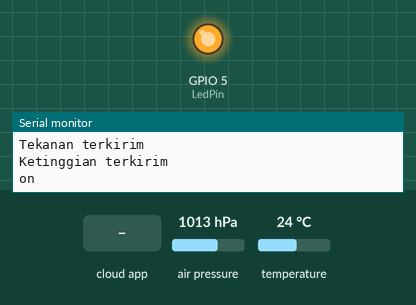
The sketch below on a simulated ESP32. On the bench: output pins drawn as LEDs (lit = HIGH), the last lines printed to the serial monitor. The inputs (shaded band) are chosen by the test bench; at power-on: air pressure 1013 hPa, temperature 24 °C. WiFi joins after 1.5 s; servers stay silent unless stated; the Firebase database answers and starts empty.

Above: at 2.7 s.
2.8 s: the phone or cloud app sets LedStatus to 1
At 4.5 s:
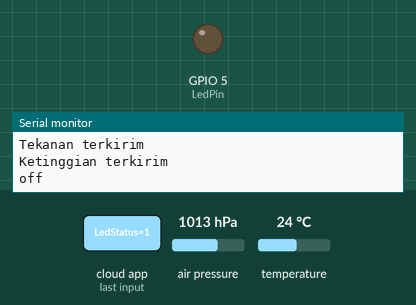
6.4 s: the phone or cloud app sets LedStatus to 0
At 7.5 s:
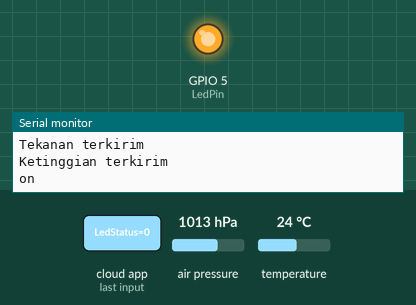
Timing chart, 0 to 9.4 s (numbered marks = the images above; inputs shaded):
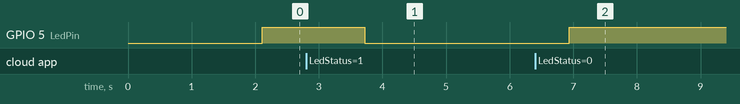

The sketch:

firebase.ino
```cpp
// Load Wi-Fi library
#include <WiFi.h>
#include <Wire.h>
#include <Adafruit_BMP280.h>
#include <Adafruit_Sensor.h>
#include <FirebaseESP32.h>

#define SEALEVELPRESSURE_HPA (1013.25)
#define FIREBASE_HOST "https://esp32-webserver-bab81-default-rtdb.asia-southeast1.firebasedatabase.app/"
#define FIREBASE_AUTH "4dd8P9OJCYPsSyJApCshsqOxEjff0XgwDt82rwDT"
#define WIFI_SSID "PCHR Reborn"
#define WIFI_PASSWORD "gaming123"
#define BMP_SCK 13
#define BMP_MISO 12
#define BMP_MOSI 11
#define BMP_CS 10
#define LedPin 5

Adafruit_BMP280 bmp; // I2C
//Adafruit_BMP280 bmp(BMP_CS); // hardware SPI
//Adafruit_BMP280 bmp(BMP_CS, BMP_MOSI, BMP_MISO, BMP_SCK); // software SPI

// Set web server port number to 80
WiFiServer server(80);

// Variable switch
String LedStatus;

// Firebase data
FirebaseData firebaseData; //initate Firebase data

void setup(){
// Connect to Wi-Fi network with SSID and password
Serial.begin(115200);
pinMode(5, OUTPUT);
Serial.println(F("BMP280 test"));

if (!bmp.begin(0x76)) {
Serial.println("Could not find a valid BMP280 sensor, check wiring!");
while (1);
}

WiFi.begin(WIFI_SSID, WIFI_PASSWORD);
while (WiFi.status() != WL_CONNECTED) {
  delay(500);
  Serial.print(".");
}
// Print local IP address and start web server
Serial.println("");
Serial.println("WiFi connected.");
Serial.println("IP address: ");
Serial.println(WiFi.localIP());
Serial.println();

Firebase.begin(FIREBASE_HOST, FIREBASE_AUTH);
Firebase.reconnectWiFi(true);
Firebase.setMaxRetry(firebaseData, 3); //optional
Firebase.setMaxErrorQueue(firebaseData, 30); //optional
}

void loop(){
  // Menampilkan suhu dan kelembaban pada serial monitor
  Serial.print("Temperature: ");
  Serial.print(bmp.readTemperature());
  Serial.println(" *C");
  Serial.print("Pressure: ");
  Serial.print(bmp.readPressure());
  Serial.println(" kPa");
  Serial.print("Altitude: ");
  Serial.print(bmp.readAltitude());
  Serial.println(" m");
  Serial.println();

  // Memberikan status suhu dan kelembaban kepada firebase
  if (Firebase.setFloat(firebaseData, "/Temperature", bmp.readTemperature())){
      Serial.println("Suhu terkirim");
    } else{
      Serial.println("Suhu tidak terkirim");
      Serial.println("Karena: " + firebaseData.errorReason());
    }

  if (Firebase.setFloat(firebaseData, "/Pressure", bmp.readPressure())){
      Serial.println("Tekanan terkirim");
      Serial.println();
    } else{
      Serial.println("Tekanan tidak terkirim");
      Serial.println("Karena: " + firebaseData.errorReason());
    }

  if (Firebase.setFloat(firebaseData, "/Altitude", bmp.readAltitude())){
      Serial.println("Ketinggian terkirim");
    } else{
      Serial.println("Ketinggian tidak terkirim");
      Serial.println("Karena: " + firebaseData.errorReason());
    }

if(Firebase.getString(firebaseData, "/LedStatus"))
  {
    String LedStatus = firebaseData.stringData();
    if(LedStatus.toInt() == 1){
      digitalWrite(LedPin, LOW);
      Serial.println("off");
    }
    else {
      digitalWrite(LedPin, HIGH);
      Serial.println("on");
    }
  }else{
    Serial.print("Error in getInt, ");
    Serial.println(firebaseData.errorReason());
  }
delay(1000);
}
```

Measured:
- after the input at 2.8 s, GPIO 5 (LedPin): HIGH → LOW after 0.92 s
- after the input at 6.4 s, GPIO 5 (LedPin): LOW → HIGH after 0.53 s
